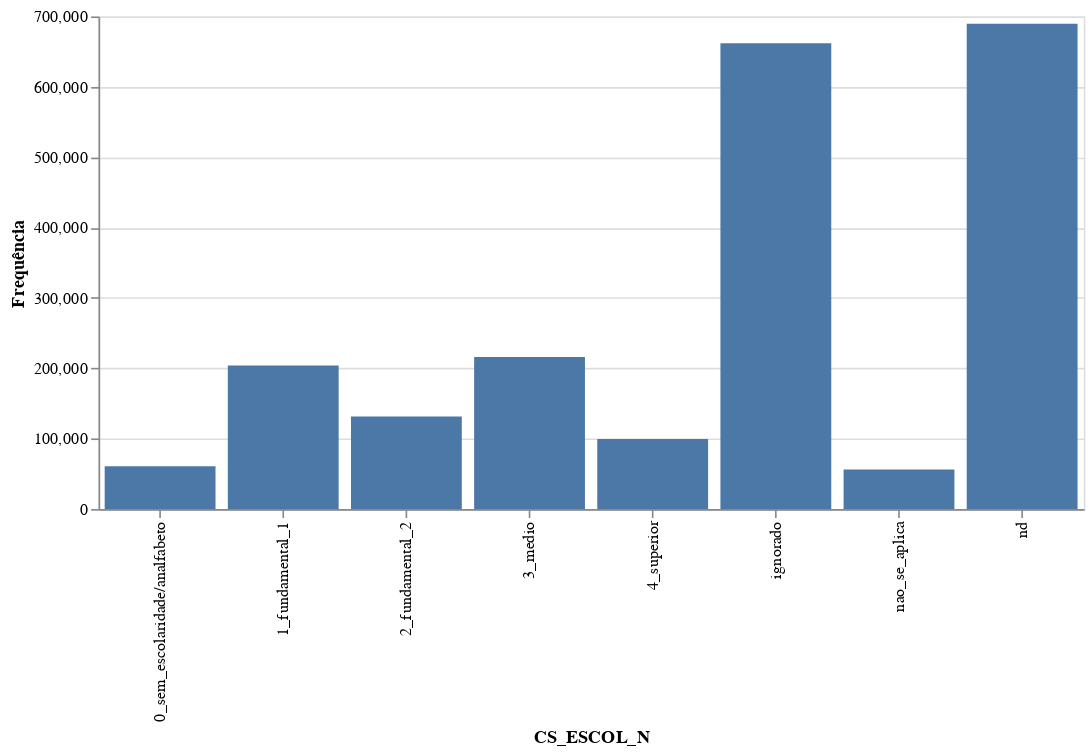

Notebook code cell kept with this figure:
### Code cell
#hide

# df2 = df / total_cases
get_chart_bar(df)

### Figure 1 — Vega-Lite specification as saved in the notebook (floating-point values rounded to 4 significant figures)
{"config": {"view": {"continuousWidth": 400, "continuousHeight": 300}}, "data": {"name": "data-57fe2dde0e161086d271d811b089e8c3"}, "mark": "bar", "encoding": {"x": {"type": "nominal", "field": "CS_ESCOL_N"}, "y": {"type": "quantitative", "field": "Frequência"}}, "height": 300, "width": 600, "$schema": "https://vega.github.io/schema/vega-lite/v4.8.1.json", "datasets": {"data-57fe2dde0e161086d271d811b089e8c3": [{"CS_ESCOL_N": "nd", "Frequência": 689606}, {"CS_ESCOL_N": "ignorado", "Frequência": 661922}, {"CS_ESCOL_N": "3_medio", "Frequência": 215975}, {"CS_ESCOL_N": "1_fundamental_1", "Frequência": 203832}, {"CS_ESCOL_N": "2_fundamental_2", "Frequência": 131378}, {"CS_ESCOL_N": "4_superior", "Frequência": 99667}, {"CS_ESCOL_N": "0_sem_escolaridade/analfabeto", "Frequência": 60921}, {"CS_ESCOL_N": "nao_se_aplica", "Frequência": 56140}]}}
